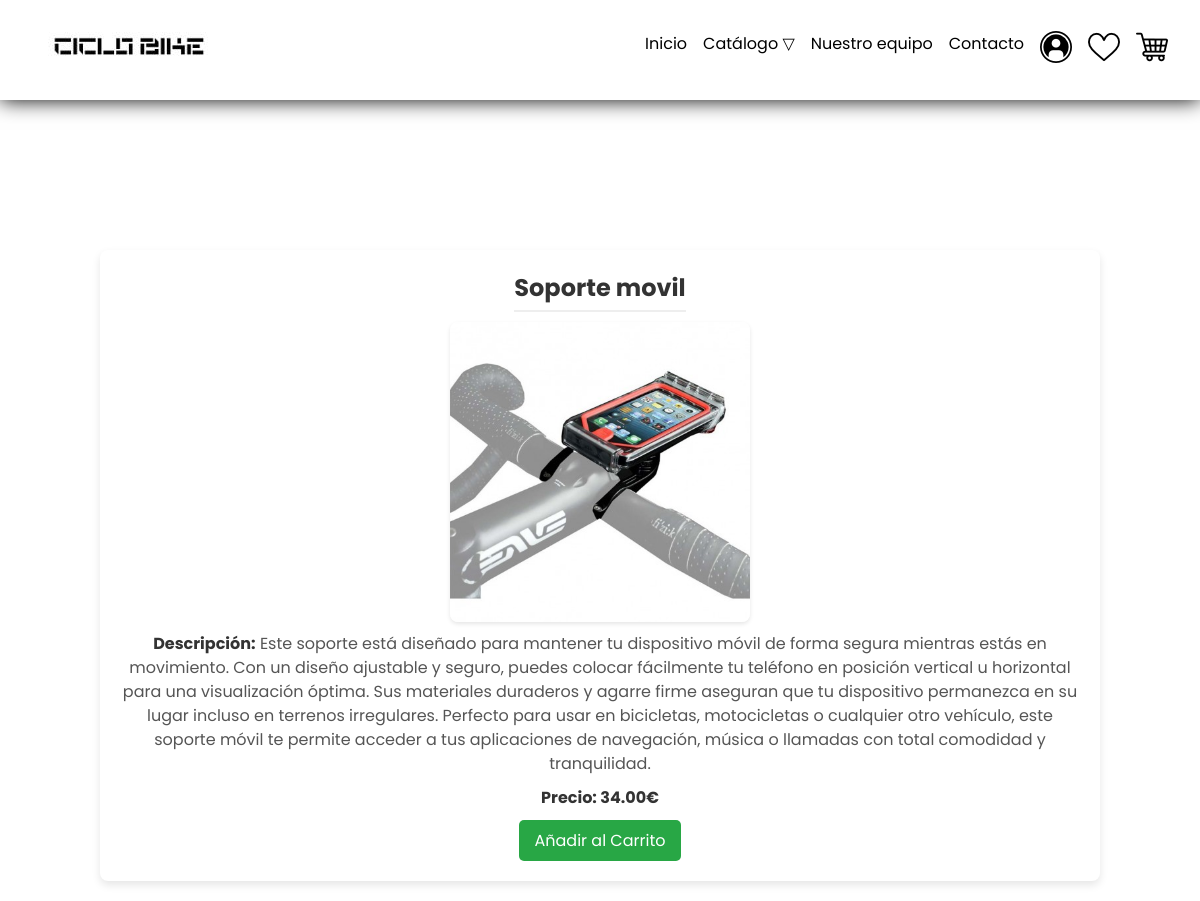
Screenshot of /ficha_tecnico_acessorio.php?id=18 with the database file from the repository.
### tables this page shows
CREATE TABLE `articulos` (
  `id` int(11) NOT NULL,
  `nombre` varchar(100) NOT NULL,
  `precio` decimal(10,2) NOT NULL,
  `imagen` longblob NOT NULL,
  `descripcion` text DEFAULT NULL,
  `material` varchar(100) DEFAULT NULL,
  `categoria` enum('carretera','ciudad','accesorios','equipamiento') NOT NULL DEFAULT 'carretera',
  `cantidad` int(11) NOT NULL
);

### ficha_tecnico_acessorio.php (the view, shortened to what this page needs)
<!DOCTYPE html>
<html lang="en">
<head>
</head>
<body>
<?php require_once 'head_cliente_inicio.php'; ?>
<div class="container">
    <?php
    $host = 'localhost';
    $dbname = 'proyect';
    $username = 'root';
    $password = '';
    try {
        $pdo = new PDO("mysql:host=$host;dbname=$dbname", $username, $password);
        $pdo->setAttribute(PDO::ATTR_ERRMODE, PDO::ERRMODE_EXCEPTION);
        if (isset($_GET['id']) && is_numeric($_GET['id'])) {
            $producto_id = $_GET['id'];
            $sql = "SELECT * FROM articulos WHERE categoria = 'accesorios' AND id = :id";
            $stmt = $pdo->prepare($sql);
            $stmt->bindParam(':id', $producto_id, PDO::PARAM_INT);
            $stmt->execute();
            $producto = $stmt->fetch(PDO::FETCH_ASSOC);
            if ($producto) {
                echo '<h2>' . $producto['nombre'] . '</h2>';
                echo '<img class="item-img" src="' . ($producto['imagen']) . '" alt="' . $producto['nombre'] . '">';
                echo '<p><strong>Descripción:</strong> ' . $producto['descripcion'] . '</p>';
                echo '<p><strong>Precio: ' . $producto['precio'] . '€</strong></p>';
                echo '<form action="carrito.php" method="post">';
                echo '<button type="submit" class="add-to-cart-btn">Añadir al Carrito</button>';
                echo '</form>';
            } else {
                echo '<p>Producto no encontrado.</p>';
            }
        } else {
            echo '<p>ID de producto inválido.</p>';
        }
    } catch (PDOException $e) {
        echo "Error al conectar a la base de datos: " . $e->getMessage();
    }
    ?>
</div>
</body>
</html>

### ficha_tecnico_acessorio.php (style rules this page uses)
body { font-family: Arial, sans-serif; background-color: #f5f5f5; margin: 0; padding: 0; }
.container { width: 80%; max-width: 1200px; margin: 20px auto; background-color: #fff; padding: 20px; box-shadow: 0 4px 8px rgba(0, 0, 0, 0.1); border-radius: 8px; display: flex; flex-direction: column; align-items: center; animation: slideUp 0.5s ease-out; height: auto; margin-top: 150px; }
h2 { color: #333; font-size: 24px; margin-bottom: 10px; border-bottom: 2px solid #eee; padding-bottom: 5px; text-align: center; }
.item-img { width: 100%; max-width: 300px; display: block; margin: 0 auto 10px auto; border-radius: 8px; box-shadow: 0 2px 4px rgba(0, 0, 0, 0.1); }
p { color: #555; font-size: 16px; line-height: 1.5; margin-bottom: 10px; text-align: center; }
strong { color: #333; }
.add-to-cart-btn { display: inline-block; background-color: #28a745; color: #fff; padding: 8px 16px; text-align: center; border-radius: 5px; text-decoration: none; font-size: 16px; border: none; cursor: pointer; transition: background-color 0.3s; margin: 0 auto; }

### head_cliente_inicio.php (style rules this page uses)
* { margin: 0; padding: 0; text-decoration: none; border: none; outline: none; color: inherit; list-style: none; font-family: "Poppins"; }
body { background: url("https://s3-us-west-2.amazonaws.com/s.cdpn.io/227389/bg.jpg") #fff; }

### rows the page displays
articulos: nombre "Soporte movil", imagen (picture), descripcion "Este soporte está diseñado para mantener tu dispositivo móvil de forma segura mientras estás en movimiento. Con un diseño ajustable y seguro, puedes colocar fácilmente tu teléfono en posición vertical u horizontal para una visualización óptima. Sus materiales duraderos y agarre firme aseguran que tu dispositivo permanezca en su lugar incluso en terrenos irregulares. Perfecto para usar en bicicletas, motocicletas o cualquier otro vehículo, este soporte móvil te permite acceder a tus aplicaciones de navegación, música o llamadas con total comodidad y tranquilidad.", precio "34.00"
